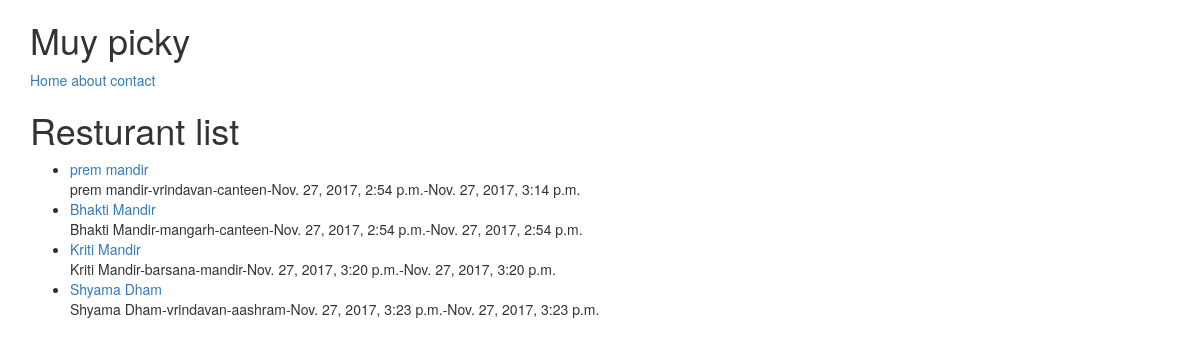
/restaurants/, run on an earlier commit of the app's database.
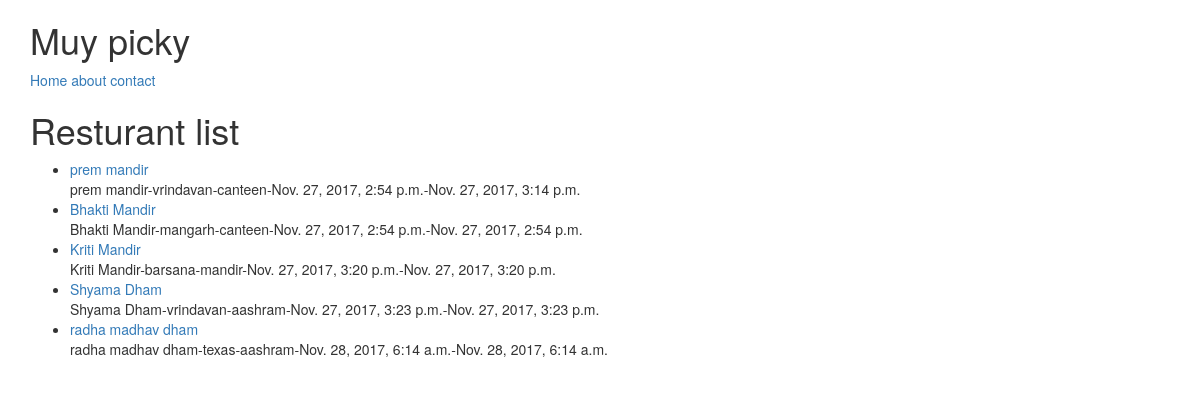
And on a later commit of the database.
### restaurants/models.py (models this page shows, shortened)
class RestaurantLocation(models.Model):
    name        = models.CharField(max_length=120)
    location    = models.CharField(max_length=120, null=True, blank=False)
    category    = models.CharField(max_length=120, null=True, blank=True)
    timestamp   = models.DateTimeField(auto_now_add=True)
    updated     = models.DateTimeField(auto_now=True)
    slug        = models.SlugField(null=True, blank=True)
    def __str__(self):
        return(self.name)

### restaurants/views.py (the view)
# urls.py: url(r'^restaurants/$', RestaurantListView.as_view()),
class RestaurantListView(ListView):
    def get_queryset(self):
        slug = self.kwargs.get("slug")
        if slug:
            queryset = RestaurantLocation.objects.filter(
                Q(location__iexact=slug) |
                Q(location__icontains=slug)
            )
        else:
            queryset = RestaurantLocation.objects.all()
        return queryset

### restaurants/templates/restaurants/restaurantlocation_list.html (shortened to what this page needs)
{% extends "base.html" %}
{% block content %}
<h1>
    Resturant list
</h1>
<ul>
    {% for obj in object_list %}
        <li><a href="/restaurants/{{ obj.slug }}/">{{ obj }}</a> <br/>
            {{obj.name}}-{{obj.location}}-{{obj.category}}-{{obj.timestamp}}-{{obj.updated}}
        </li>
    {% endfor %}
</ul>
{% endblock %}

What changed in the data, as far as the page shows it:
added RestaurantLocation: name "radha madhav dham", location "texas", category "aashram", timestamp "Nov. 28, 2017, 6:14 a.m.", updated "Nov. 28, 2017, 6:14 a.m."
